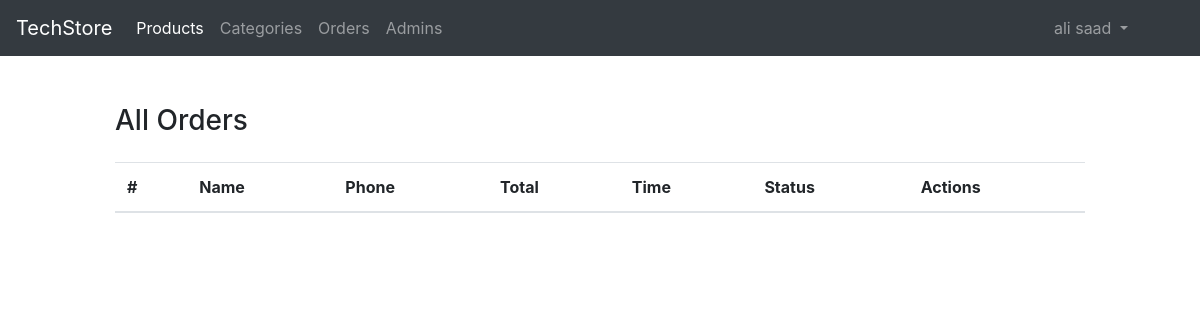
The page /admin/orders.php (signed in) on the database as committed earlier.
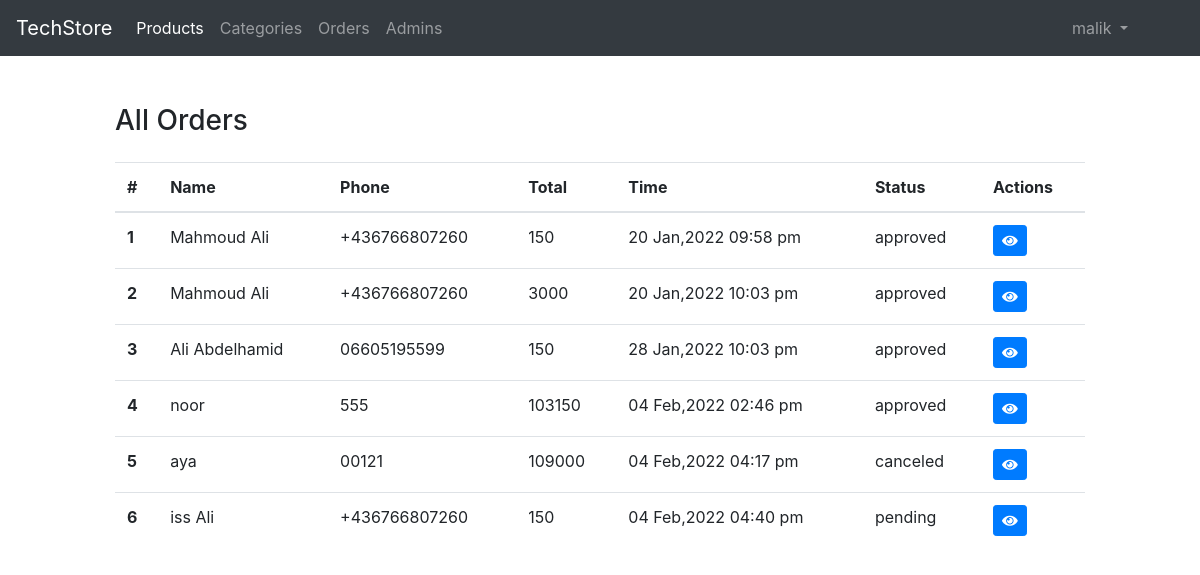
The same page on the database as committed later.
### tables this page shows
CREATE TABLE `orders` (
  `id` int(10) UNSIGNED NOT NULL,
  `name` varchar(255) NOT NULL,
  `email` varchar(255) DEFAULT NULL,
  `phone` varchar(255) NOT NULL,
  `address` varchar(255) DEFAULT NULL,
  `status` enum('pending','approved','canceled') NOT NULL DEFAULT 'pending',
  `created_at` timestamp NOT NULL DEFAULT current_timestamp()
);

### app.php (called while the page is built, shortened)
<?php
$session = new  Session;

### classes/Session.php (called while the page is built, shortened)
<?php
class Session
{
    public function get(string $key)
    {
        return $_SESSION[$key];
    }
}

### classes/Models/Orders.php (called while the page is built, shortened)
<?php
class Orders extends Db
{
    public function __construct()
    {
        $this->table = 'orders';
    }
    public function selectAll($col = "*")
    {
        $sql = "SELECT $col FROM $this->table JOIN orders_details JOIN products
        On $this->table.id = orders_details.order_id
        AND orders_details.products_id = products.id
        GROUP BY $this->table.id;";
        $res = mysqli_query($this->conn, $sql);
        return mysqli_fetch_all($res, MYSQLI_ASSOC);
    }
}

### classes/Db.php (called while the page is built, shortened)
<?php
abstract class Db
{
    public function connect()
    {
        $this->conn = mysqli_connect(SERVER, USER, PASS, DB);
    }
}

### admin/orders.php (the view, shortened to what this page needs)
<?php   include_once('inc/header.php');?>
<?php
$order = new Orders;
$orders = $order->selectAll("orders.id,orders.name,orders.phone,orders.status,orders.created_at, SUM( qty * price) AS total");
?>
    <div class="container-fluid py-5">
        <div class="row">
            <div class="col-md-10 offset-md-1">
                <div class="d-flex justify-content-between align-items-center mb-3">
                    <h3>All Orders</h3>
                </div>
                <table class="table table-hover">
                    <thead>
                      <tr>
                        <th scope="col">#</th>
                        <th scope="col">Name</th>
                        <th scope="col">Phone</th>
                        <th scope="col">Total</th>
                        <th scope="col">Time</th>
                        <th scope="col">Status</th>
                        <th scope="col">Actions</th>
                      </tr>
                    </thead>
                    <tbody>
                  <?php foreach($orders as $index => $order):   ?>
                      <tr>
                        <th scope="row"><?= $index + 1?></th>
                        <td><?= $order['name']?></td>
                        <td><?= $order['phone']?></td>
                        <td><?= $order['total']?></td>
                        <td><?=  date( "d M,Y h:i a ",strtotime($order['created_at']))?></td>
                        <td><?= $order['status']?></td>
                        <td>
                            <a class="btn btn-sm btn-primary" href="<?= AURL . "order.php?id=" .$order['id']?>">
                                <i class="fas fa-eye"></i>
                            </a>
                        </td>
                      </tr>
                  <?php  endforeach; ?>
                    </tbody>
                </table>
            </div>
        </div>
    </div>
    <?php   include_once('inc/footer.php');?>

### admin/inc/header.php (shortened to what this page needs)
<?php   include_once('../app.php');?>
<!DOCTYPE html>
<html lang="en">
<head>
    <link rel="stylesheet" href="<?= AURL;?>assets/css/bootstrap.min.css">
    <link rel="stylesheet" href="<?= AURL;?>assets/plugins/fontawesome-free-5.0.1/css/fontawesome-all.css">
</head>
<body>
    <nav class="navbar navbar-expand-lg navbar-dark bg-dark">
        <a class="navbar-brand" href="<?= AURL;?>index.php">TechStore</a>
        <div class="collapse navbar-collapse" id="navbarNavAltMarkup">
            <ul class="navbar-nav mr-auto mt-2 mt-lg-0">
                <li class="nav-item active">
                  <a class="nav-link" href="<?= AURL;?>products.php">Products</a>
                </li>
                <li class="nav-item">
                  <a class="nav-link" href="<?= AURL;?>categories.php">Categories</a>
                </li>
                <li class="nav-item">
                  <a class="nav-link" href="<?= AURL;?>orders.php">Orders</a>
                </li>
                <li class="nav-item">
                  <a class="nav-link" href="<?= AURL;?>admins.php">Admins</a>
                </li>
            </ul>
            <ul class="navbar-nav ml-auto mr-5">
                <li class="nav-item dropdown">
                    <a class="nav-link dropdown-toggle" href="#" id="navbarDropdown" role="button" data-toggle="dropdown" aria-haspopup="true" aria-expanded="false">
                      <?= $session->get('adminName');?>
                    </a>
                </li>
            </ul>
        </div>
    </nav>

### admin/inc/footer.php (shortened to what this page needs)
</body>
</html>

Rows that differ between the two databases and show on the page:
added orders: name "Mahmoud Ali", phone "+436766807260", total "150", created_at "20 Jan,2022 09:58 pm", status "approved"
added orders: name "Mahmoud Ali", phone "+436766807260", total "3000", created_at "20 Jan,2022 10:03 pm", status "approved"
added orders: name "Ali Abdelhamid", phone "06605195599", total "150", created_at "28 Jan,2022 10:03 pm", status "approved"
added orders: name "noor", phone "555", total "103150", created_at "04 Feb,2022 02:46 pm", status "approved"
added orders: name "aya", phone "00121", total "109000", created_at "04 Feb,2022 04:17 pm", status "canceled"
added orders: name "iss Ali", phone "+436766807260", total "150", created_at "04 Feb,2022 04:40 pm", status "pending"
Other text that changed with them:
$session->get('adminName'): "ali saad" → "malik"
